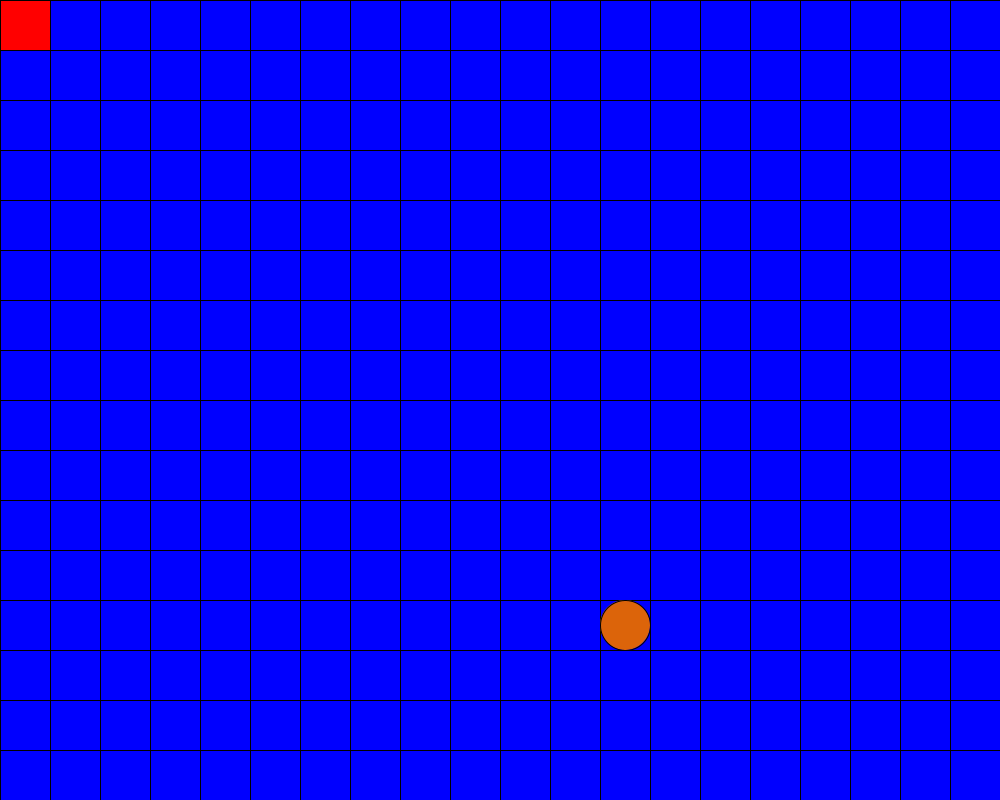
Frame 1 (no input)
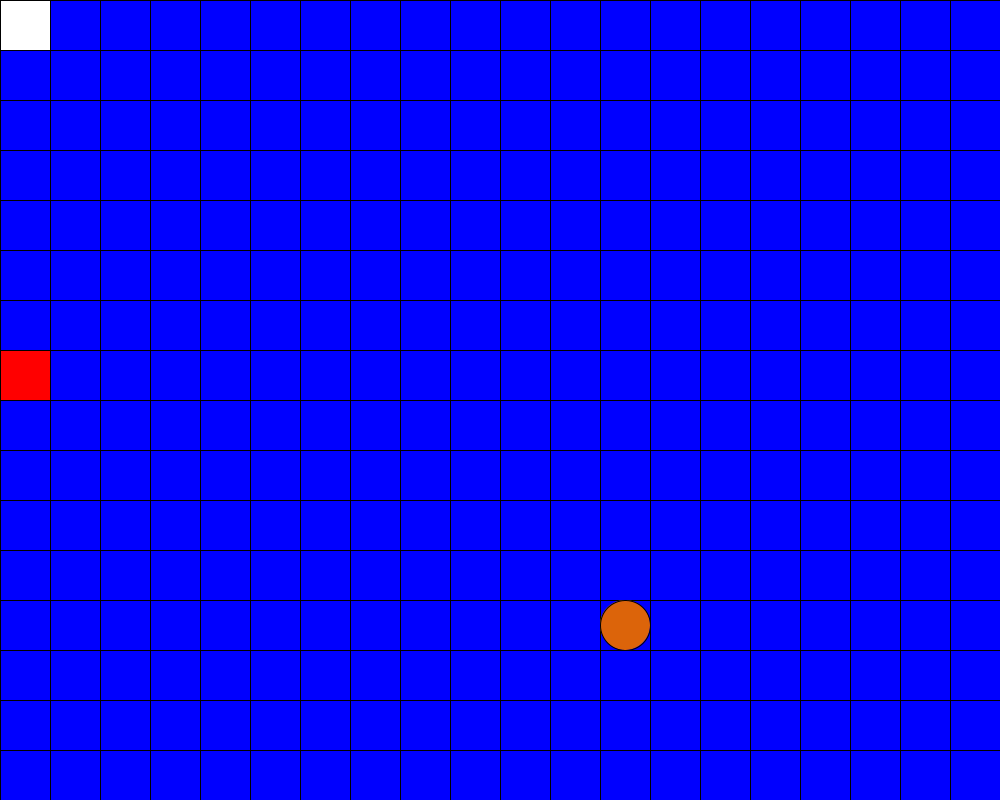
Frame 60 (the mouse pressed at the canvas centre just before this capture)
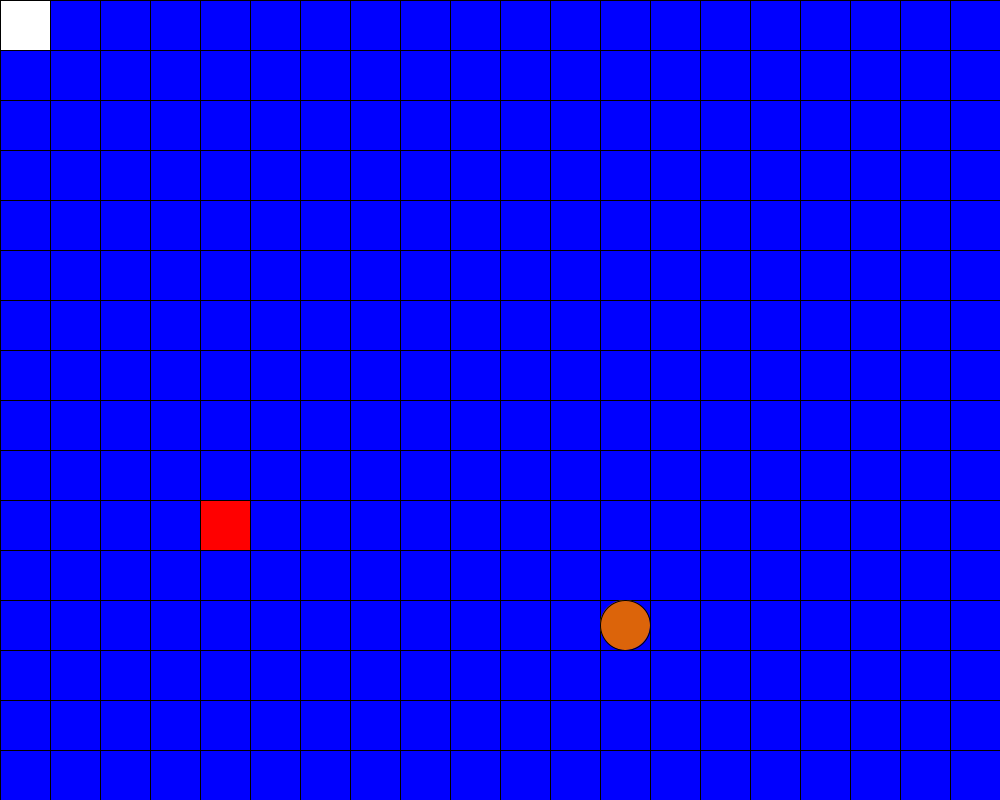
Frame 120 (the mouse held since frame 60 and released just before this capture)

The Processing sketch that drew these frames (run headless with seeded random() and noise(); from frame 60 on, the mouse is pressed at the canvas centre):

// Processing sketch: test3
// ── test3.pde
Grid grid;
Garbage garbage;
Robot robot;
int tileX = 0;
int tileY = 0;

void setup() {  
  size(1000, 800);
  background(0);
  frameRate(10);
  
  grid = new Grid();
  grid.display();
  robot = new Robot(grid);
  garbage = new Garbage(grid);
}

void draw() {
  grid.refresh();

  robot.display();
  garbage.display();
  
  if(robot.found) {
    robot.dispose();
    garbage.follow(robot.tileX, robot.tileY);
  } else
    robot.find(garbage.garbageColor);
}

// ── garbage.pde
class Garbage {
  color garbageColor;
  Grid g;
  int garbageX;
  int garbageY;
  
  Garbage(Grid G) {
    g = G;
    reset();
    garbageColor = color(220, 100, 10);
  }
  
  void display() {
    if((garbageX == 0) && (garbageY == 0))
      reset();
    
    g.circle(garbageX, garbageY, garbageColor);
  }
  void reset() {
    garbageX = (int) random(1, g.xTiles);
    garbageY = (int) random(1, g.yTiles);
  }
  
  void follow(int x, int y) {
    garbageX = x;
    garbageY = y;
  }
}
    

// ── grid.pde
class Grid { 
  int tilesize;
  int xTiles;
  int yTiles; 
  color tileColor;
  
  
  Grid() {
    tilesize = width / 20;
    xTiles = (width - tilesize) / tilesize;
    yTiles = (height - tilesize)/ tilesize;
    
    tileColor = color(0, 0, 255);
  }
  
  void display() {
    int i = 0, j =0;
        
    fill(tileColor);
    for (i = 0; i < height + tilesize; i += tilesize) {
      for (j = 0; j < width; j += tilesize) {
        rect(j, i, tilesize, tilesize);
      }
    }
   fill(255);
   rect(0, 0, tilesize, tilesize);
  }
  
  void refresh() {
    background(0);
    display();
  }
  
  void tile(int x, int y, color bodyColor) {
    fill(bodyColor);
    rect(getX(x), getY(y), tilesize, tilesize); 
     
  }
  
  void circle(int x, int y, color bodyColor) {
    fill(bodyColor);
    ellipseMode(CORNER);
    ellipse(getX(x), getY(x), tilesize, tilesize);
  }

  
  int getX(int x) {
    return constrain(x, 0, xTiles) * tilesize;
  }
  int getY(int y) {
    return constrain(y, 0, yTiles) * tilesize;
  }
    
}

// ── robot.pde
class Robot {
  color robotColor;
  Grid g;
  int tileX;
  int tileY;
  boolean found;
  int score;
  
  int lastX;
  int lastY;
  
  Robot(Grid G) {
    robotColor = color(255,0,0);
    tileX = 0;
    tileY = 0;
    lastX = 0;
    lastY = 0;
    found = false;
    score = 0;
    g = G;
    g.tile(tileX, tileY, robotColor);
    
  }
  
  void display() {
    g.tile(tileX, tileY, robotColor);
  }
  
  void dispose() {
    if(tileX > 0)
      tileX--;
    if(tileY > 0)
      tileY--;
      
    if((tileY == 0) && (tileX == 0)) {
      score++;
      found = false;
      println(score);
    }
  }
  
  void find(color Target) {
    if(!found) {
      moveRandom();
      sense(garbage.garbageColor);
    }
  }
  
  void sense(color Color) {
    color c = get(g.getX(tileX)+g.tilesize/2, g.getY(tileY)+g.tilesize/2);
    if(c == Color)
      found = true;
  }
  
  void moveRandom() {
    int randX = 2;
    int randY = 2;
    
    randX = (int) random(3);
    randY = (int) random(3);
    
    switch(randX) {
       case 0:
         tileX = constrain(--tileX, 0, grid.xTiles);
         break;
       case 1:
         tileX = constrain(++tileX, 0, grid.xTiles);
         break;
    }
    switch(randY) {
      case 0:
        tileY = constrain(--tileY, 0, grid.yTiles);
        break;
      case 1:
        tileY = constrain(++tileY, 0, grid.yTiles);
        break;
    }
  }
}

  
  
